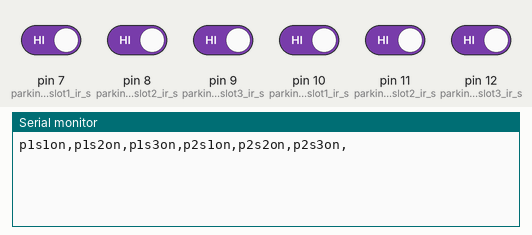
Recording of a sketch running on a simulated Arduino Uno, built with avr-gcc and run on an emulated ATmega328P. Parts: the last lines printed to the serial monitor. Inputs (shaded band) come from the test bench; at power-on: pin 7 (parking1_slot1_ir_s), pin 8 (parking1_slot2_ir_s), pin 9 (parking1_slot3_ir_s), pin 10 (parking2_slot1_ir_s), pin 11 (parking2_slot2_ir_s), pin 12 (parking2_slot3_ir_s) HIGH.

Above: at 4.0 s.
4.1 s: pin 7 (parking1_slot1_ir_s) driven LOW
At 8.5 s:
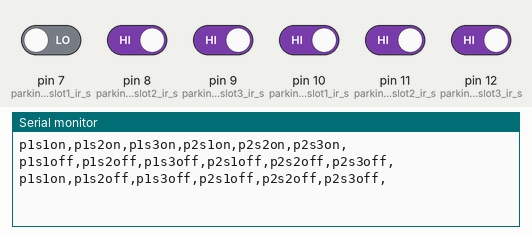
9.1 s: pin 8 (parking1_slot2_ir_s) driven LOW
At 11.4 s:
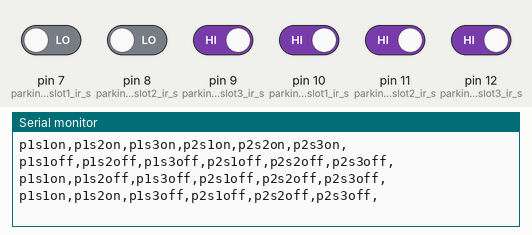
14.2 s: pin 9 (parking1_slot3_ir_s) driven LOW
At 18.2 s:
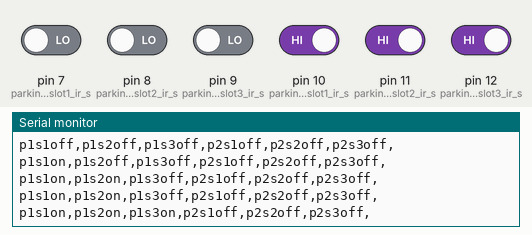
18.7 s: pin 10 (parking2_slot1_ir_s) driven LOW
At 21.1 s:
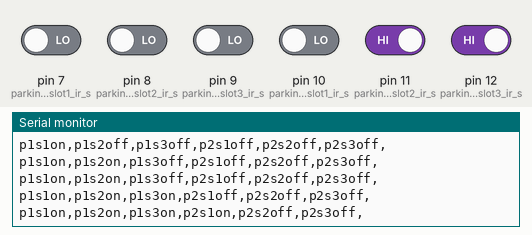
23.8 s: pin 11 (parking2_slot2_ir_s) driven LOW
At 28.0 s:
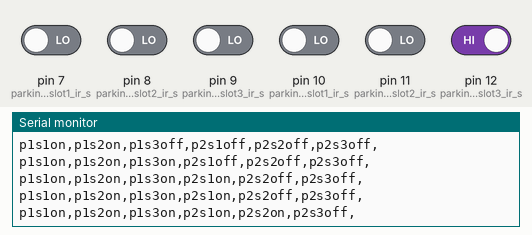
28.3 s: pin 7 (parking1_slot1_ir_s) driven HIGH
At 30.8 s:
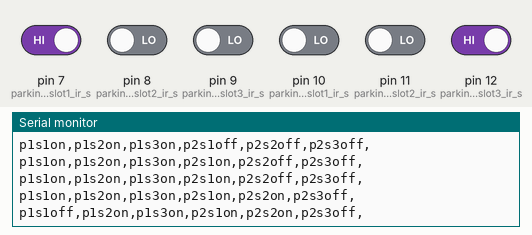

The sketch:

cod_final_obstacole.ino
```cpp
int parking1_slot1_ir_s = 7;
int parking1_slot2_ir_s = 8;
int parking1_slot3_ir_s = 9;

int parking2_slot1_ir_s = 10;
int parking2_slot2_ir_s = 11;
int parking2_slot3_ir_s = 12;

String sensor1;
String sensor2;
String sensor3;
String sensor4;
String sensor5;
String sensor6;


String cdata ="";

char array[]="Distanta1";
  //Afisare lcd

void setup()
{
  Serial.begin(9600); //Lungimea de banda


  pinMode(parking1_slot1_ir_s, INPUT);
  pinMode(parking1_slot2_ir_s, INPUT);
  pinMode(parking1_slot3_ir_s, INPUT);

  pinMode(parking2_slot1_ir_s, INPUT);
  pinMode(parking2_slot2_ir_s, INPUT);
  pinMode(parking2_slot3_ir_s, INPUT);


}
void loop()
{
  int distMin=0;

  p1slot1();
  p1slot2();
  p1slot3();

  p2slot1();
  p2slot2();
  p2slot3();


  cdata = cdata + sensor1 +"," + sensor2 + ","+ sensor3 +","+ sensor4 + "," + sensor5 + "," + sensor6 +","; // comma will be used a delimeter
   Serial.println(cdata);
   //nodemcu.println(cdata);
   delay(2000); // 2 seconds
    cdata = "";
    digitalWrite(parking1_slot1_ir_s, HIGH);
    digitalWrite(parking1_slot2_ir_s, HIGH);
    digitalWrite(parking1_slot3_ir_s, HIGH);

    digitalWrite(parking2_slot1_ir_s, HIGH);
    digitalWrite(parking2_slot2_ir_s, HIGH);
    digitalWrite(parking2_slot3_ir_s, HIGH);

  delay(10); //citirea din 10 ms in 10 ms
}


void p1slot1() // parkng 1 slot1
{
  if( digitalRead(parking1_slot1_ir_s) == LOW)
  {
  sensor1 = "p1s1on"; // parking1 slot1
 delay(200);
  }
if( digitalRead(parking1_slot1_ir_s) == HIGH)
{
  sensor1 = "p1s1off";
 delay(200);
}

}

void p1slot2() // parking 1 slot2
{
  if( digitalRead(parking1_slot2_ir_s) == LOW)
  {
  sensor2 = "p1s2on";
  delay(200);
  }
if( digitalRead(parking1_slot2_ir_s) == HIGH)
  {
  sensor2 = "p1s2off";
 delay(200);
  }
}


void p1slot3() // parking 1 slot3
{
  if( digitalRead(parking1_slot3_ir_s) == LOW)
  {
  sensor3 = "p1s3on";
  delay(200);
  }
if( digitalRead(parking1_slot3_ir_s) == HIGH)
  {
  sensor3 = "p1s3off";
 delay(200);
  }
}


// now for parking 2

void p2slot1() // parking 1 slot3
{
  if( digitalRead(parking2_slot1_ir_s) == LOW)
  {
  sensor4 = "p2s1on";
  delay(200);
  }
if( digitalRead(parking2_slot1_ir_s) == HIGH)
  {
  sensor4 = "p2s1off";
 delay(200);
  }
}


void p2slot2() // parking 1 slot3
{
  if( digitalRead(parking2_slot2_ir_s) == LOW)
  {
  sensor5 = "p2s2on";
  delay(200);
  }
if( digitalRead(parking2_slot2_ir_s) == HIGH)
  {
  sensor5 = "p2s2off";
 delay(200);
  }
}


void p2slot3() // parking 1 slot3
{
  if( digitalRead(parking2_slot3_ir_s) == LOW)
  {
  sensor6 = "p2s3on";
  delay(200);
  }
if( digitalRead(parking2_slot3_ir_s) == HIGH)
  {
  sensor6 = "p2s3off";
 delay(200);
  }
}
```

Measured:
- after the input at 4.1 s, the serial monitor: prints a new line after 3.5 s (image 1)
- after the input at 9.1 s, the serial monitor: prints a new line after 1.7 s (image 2)
- after the input at 14.2 s, the serial monitor: prints a new line after 3.1 s (image 3)
- after the input at 18.7 s, the serial monitor: prints a new line after 1.8 s (image 4)
- after the input at 23.8 s, the serial monitor: prints a new line after 3.1 s (image 5)
- after the input at 28.3 s, the serial monitor: prints a new line after 1.8 s (image 6)
